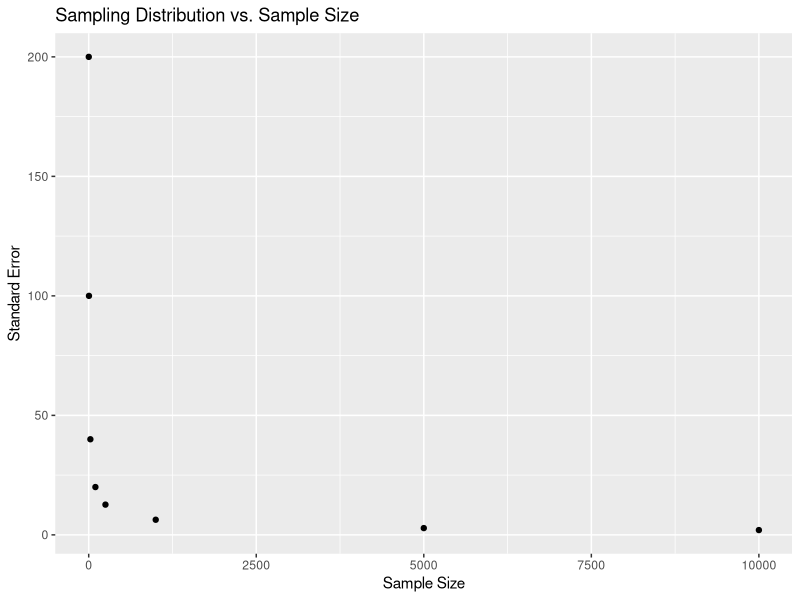

R code for this plot:
## ---- chunk 1

library(tidyverse)
library(ggplot2)


## ---- chunk 2
#| echo: false

tibble::tibble(
  `Age group` = c("18-24", "25-30", "31 and up", "TOTAL"),
  `Non-voters` = c(70, 40, 220, 330),
  Voters = c(50, 50, 570, 670),
  Total = `Non-voters` + Voters
) |> 
  knitr::kable(caption = "Voting by Age in 2000")
## ---- chunk 3

age_25_30 <- 40
non_voters <- 330
total_population <- 1000

probability <- (age_25_30 + non_voters) / total_population

probability


## ---- chunk 4

confidence_interval <- function (p, n) {
  se <- sqrt(p*(1-p)/n)
  lower_range <- p - 1.96*se
  upper_range <- p + 1.96*se
  return(c(lower_range,upper_range))
}

p_18_to_24 <- 70/120
CI_18_to_24 <- confidence_interval(p_18_to_24, 120)


p_25_to_30 <- 70/120 
CI_25_to_30 <- confidence_interval(p_25_to_30, 90)


list(CI_18_to_24 = CI_18_to_24, CI_25_to_30 = CI_25_to_30)







## ---- chunk 5

population_stddev <- 200

sample_sizes <- c(1, 4, 25, 100, 250, 1000, 5000, 10000)

standard_errors <- population_stddev / sqrt(sample_sizes)

results <- data.frame(Sample_Size = sample_sizes, Standard_Error = standard_errors)
print(results)





## ---- chunk 6

library(ggplot2)

sample_sizes <- c(1, 4, 25, 100, 250, 1000, 5000, 10000)
standard_errors <- 200 / sqrt(sample_sizes)  # Calculate standard errors

data <- data.frame(Sample_Size = sample_sizes, Standard_Error = standard_errors)

ggplot(data, aes(x = Sample_Size, y = Standard_Error)) +
  geom_point() +
  labs(title = "Sampling Distribution vs. Sample Size",
       x = "Sample Size",
       y = "Standard Error")




## ---- chunk 7

E_95 <- 4.5
Z_90 <- qnorm(0.95) 
Z_95 <- qnorm(0.975) 
E_90 <- E_95 * (Z_90 / Z_95)
E_90




## ---- chunk 8

population_mean <- 20000
population_stddev <- 2000

n <- 900

se <- population_stddev / sqrt(n)

sample_mean <- 20200
z_score_900 <- (sample_mean - population_mean) / se

probability_900 <- 1 - pnorm(z_score_900)

cat("Probability (n = 900):", probability_900, "\n")

n <- 25

se <- population_stddev / sqrt(n)

sample_mean <- 20200
z_score_25 <- (sample_mean - population_mean) / se

probability_25 <- 1 - pnorm(z_score_25)

cat("Probability (n = 25):", probability_25, "\n")




## ---- chunk 9
n_500 <- 500
prob500 <- 0.5

z_500 <- qnorm(0.975)


CI_95_500 <- c(prob500 -z_500 * sqrt(prob500 *(1 - prob500)/ n_500),
               prob500 + z_500 * sqrt(prob500 * (1 - prob500)/ n_500))


CI_95_500
               







## ---- chunk 10

n_5000 <- 5000
prob5000 <- 0.5

z_5000 <- qnorm(0.975)


CI_95_5000 <- c(prob5000 -z_5000 * sqrt(prob5000 *(1 - prob5000)/ n_5000),
               prob5000 + z_5000 * sqrt(prob5000 * (1 - prob5000)/ n_5000))


CI_95_5000


## ---- chunk 11

n_50000 <- 50000
prob50000 <- 0.5

z_50000 <- qnorm(0.975)


CI_95_50000 <- c(prob50000 -z_50000 * sqrt(prob50000 *(1 - prob50000)/ n_50000),
               prob50000 + z_50000 * sqrt(prob50000 * (1 - prob50000)/ n_50000))


CI_95_50000





